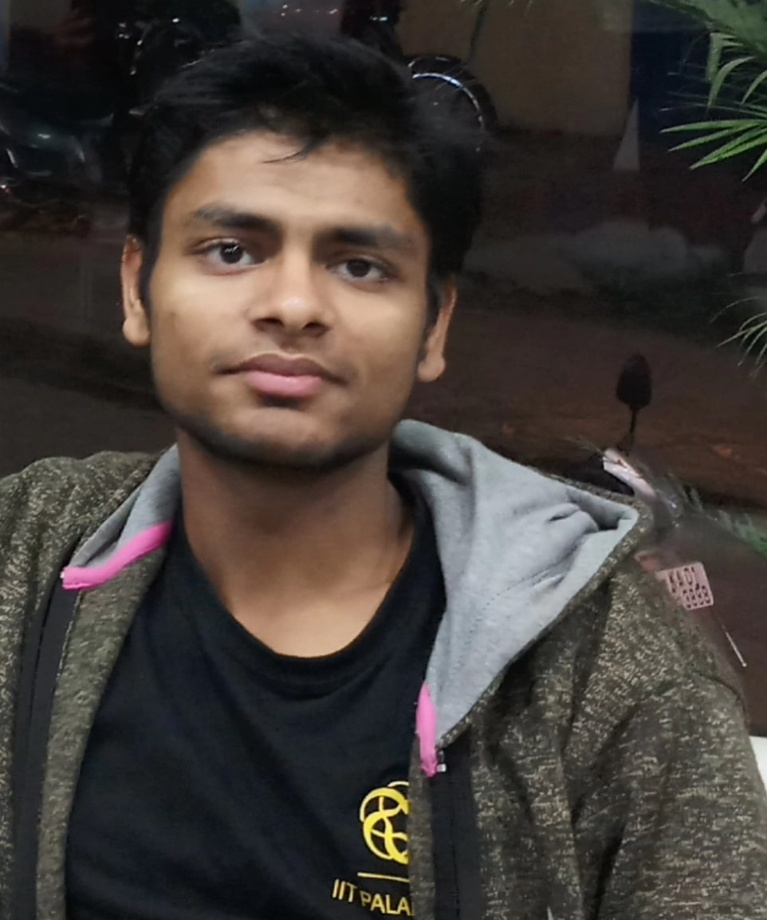
#> input picture MY_CV/Photo.jpg, 767 x 920 px, shrunk from 962 x 1154 before the run
$ python circle_trial.py
#> lines starting #> are read from the running program, lines starting #| are printed output that depends on the picture; after the words box and inside, x2 and y2 are one past the last pixel; in counts of white or black regions, pixels touching at a corner belong together
#!/usr/local/bin/python3
import numpy as np
from PIL import Image, ImageDraw

# Open the input image as numpy array, convert to RGB
img=Image.open("Photo.jpg").convert("RGB")
#> img is the input picture: PIL image 767x920 RGB; mean R, G, B 67, 60.4, 56.1
npImage=np.array(img)
h,w=img.size
#> h = 767; w = 920

# Create same size alpha layer with circle
alpha = Image.new('L', img.size,0)
#> alpha: PIL image 767x920 L; every value is 0
draw = ImageDraw.Draw(alpha)
draw.pieslice([0,0,h,w],0,360,fill=255)

# Convert alpha Image to numpy array
npAlpha=np.array(alpha)
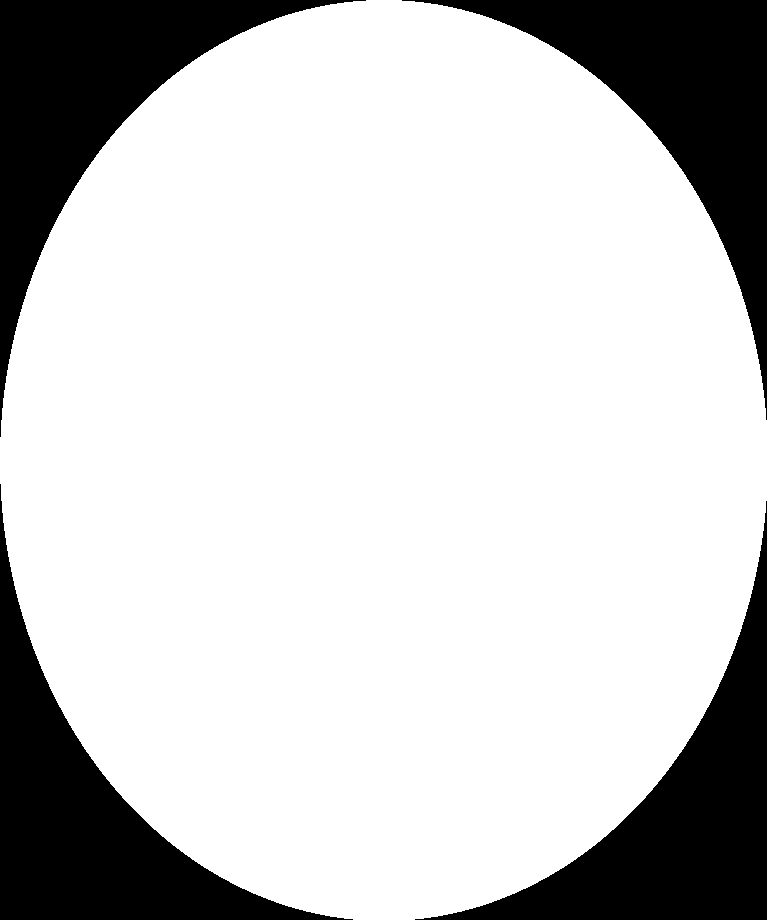
#> npAlpha: shape (920, 767); 78.7% white; 4 black regions, box (x1, y1, x2, y2) and area: (0, 0, 366, 437) 37975, (0, 484, 353, 920) 37609, (402, 0, 767, 420) 37538, (415, 501, 767, 920) 37173

# Add alpha layer to RGB
npImage=np.dstack((npImage,npAlpha))
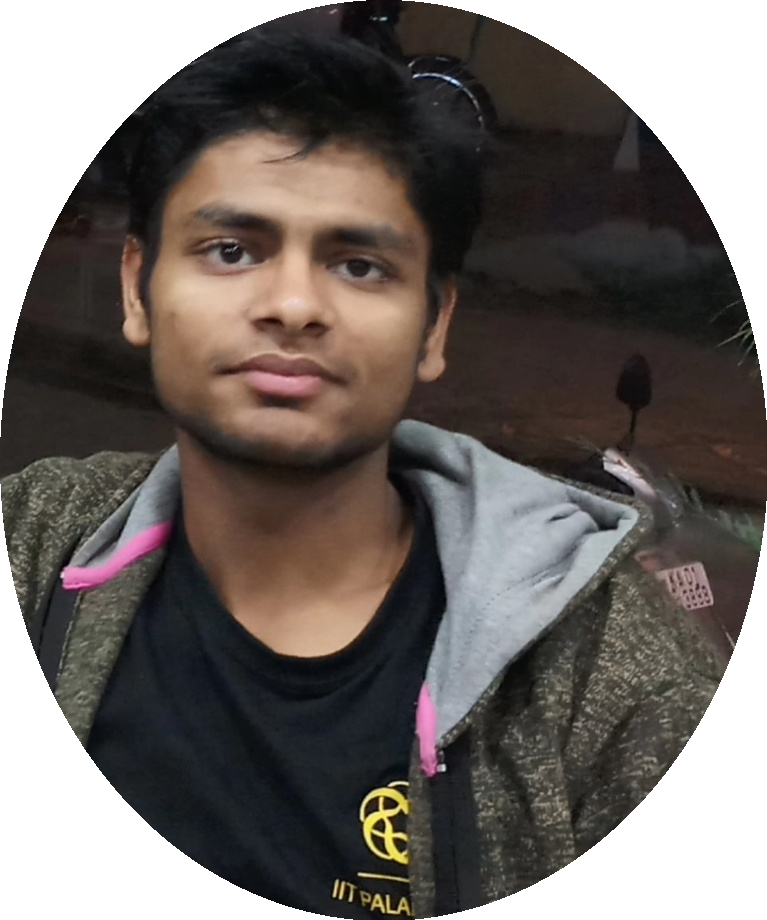
#> npImage: shape (920, 767, 4); mean R, G, B, A 67, 60.4, 56.1, 200.7; transparent parts drawn white

# Save with alpha
Image.fromarray(npImage).save('result.png')
